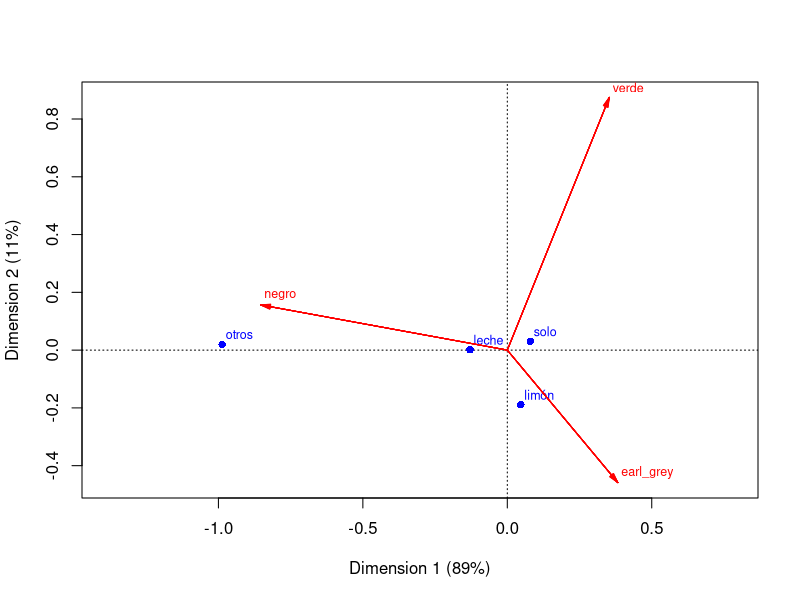
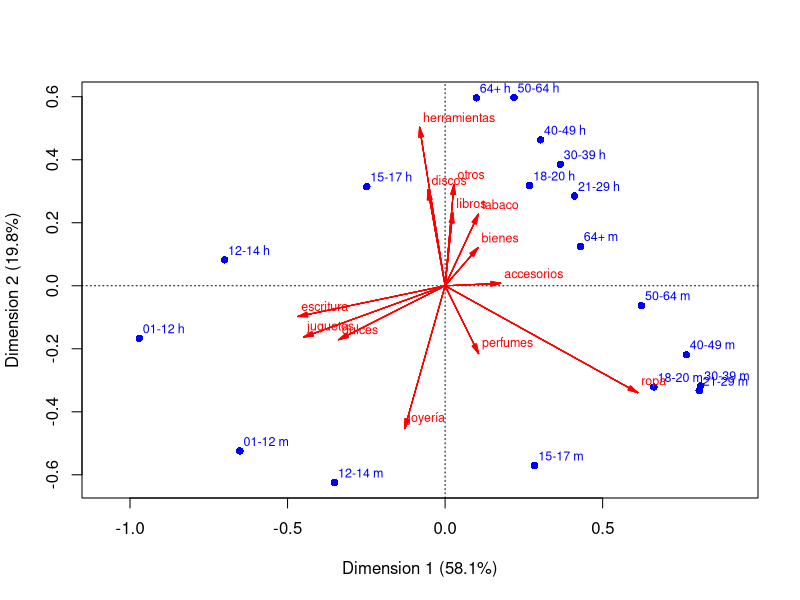
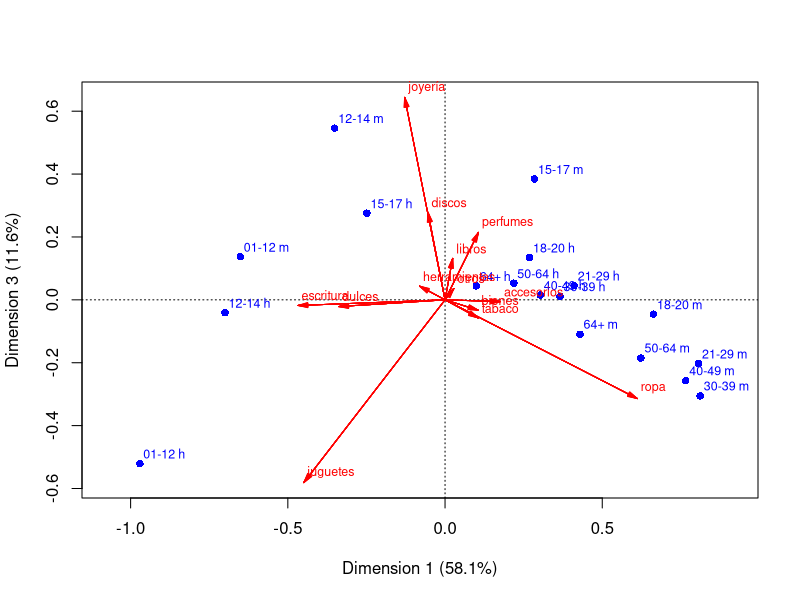

Generate these figures, in order, with R:
## ---- chunk 1
library(tidyverse)
library(lubridate)
library(kableExtra)
## ---- chunk 2
# cargamos y traducimos los datos
te_tbl <- read_csv("./datos/tea.csv") |> 
   mutate(id = row_number()) |> 
   select(id, Tea, How, sugar, how, price, age) |> 
   rename(tipo = Tea, complementos = How, azucar = sugar, 
          presentacion = how, precio = price, edad = age) |> 
   mutate(tipo = recode(tipo, black = "negro", green = "verde", `Earl Grey` = "earl_grey"),
          complementos = recode(complementos, alone = "solo", milk = "leche", 
                                lemon = "limón", .default = "otros"),
          azucar = recode(azucar, sugar = "con_azúcar", No.sugar = "sin_azúcar"),
          presentacion = recode(presentacion, `tea bag`="bolsa", 
                                unpackaged = "suelto", .default = "mixto"),
          precio = recode(precio, p_upscale = "fino", p_branded = "de_marca",
                          p_private_label = "marca_propia", p_variable = "variable",
                          .default = "no_sabe"))
sample_n(te_tbl, 10) |> kable()
## ---- chunk 3
tabla_1 <- te_tbl |> count(tipo) |> 
   arrange(desc(n))
tabla_1 |> kable()
## ---- chunk 4
tabla_2 <- te_tbl |> 
   count(tipo) |> 
   mutate(n_total = sum(n), prop = n / n_total) |> 
   select(tipo, n_total, prop) |> 
   mutate(across(where(is.numeric), round, 2)) |> 
   arrange(desc(prop))
tabla_2 |> kable()
## ---- chunk 5
perfiles_col_tbl <- te_tbl |> select(id, tipo, complementos, presentacion, azucar) |> 
   pivot_longer(cols = tipo:azucar, names_to = "variable", values_to = "valor") |> 
   count(variable, valor) |> 
   group_by(variable) |> 
   mutate(n_total = sum(n), prop = n / n_total) |>
   mutate(prop = round(prop, 2)) |> 
   arrange(desc(prop), .by_group = TRUE)
perfiles_col_tbl |> kable()
## ---- chunk 6
perfiles_col_tbl |> 
   ungroup() |> 
   select(-variable, -n_total) |> 
   kable() |>  
   pack_rows(index = table(perfiles_col_tbl$variable))
## ---- chunk 7
perfiles_col_tbl <- te_tbl |> count(complementos, tipo) |> 
   group_by(tipo) |> 
   mutate(prop = n / sum(n)) |>
   group_by(complementos) |> 
   select(-n) |> 
   pivot_wider(names_from = tipo, values_from = prop, values_fill = 0)
perfiles_col_tbl |>  kable(digits = 2, caption = "Perfiles por columna")
## ---- chunk 8
comp_tbl <- te_tbl |> count(complementos) |> mutate(total = n / sum(n))
perfiles_col_tbl <- left_join(perfiles_col_tbl, comp_tbl) |> 
      arrange(desc(total)) |> 
      select(-n)
perfiles_col_tbl |> kable(digits = 2)
## ---- chunk 9
res_tbl <- perfiles_col_tbl |> 
   mutate(across(where(is.numeric), ~ 100 * .x / total)) |> 
   select(-total)
res_tbl |> kable(digits = 0)
## ---- chunk 10
res_tbl <- perfiles_col_tbl |> 
   mutate(across(where(is.numeric) & !total, ~ 100 * .x / total - 100)) 
res_tbl |> kable(digits = 0)
## ---- chunk 11
res_tbl |>  mutate(across(where(is.numeric), round)) |> 
   mutate(across(where(is.numeric) & ! total, 
                 ~ cell_spec(.x, color = ifelse(.x > 10, "black", 
                                         ifelse(.x < -10, "red", "gray"))))) |>
   arrange(desc(total)) |> 
   kable(escape = FALSE) 
## ---- chunk 12
opts <- options(knitr.kable.NA = "")
res_tbl |>
   bind_rows(te_tbl |> count(tipo) |> 
                mutate(total = 1) |> 
                pivot_wider(names_from = tipo, values_from = n)) |> 
   mutate(across(where(is.numeric), round)) |> 
   mutate(across(where(is.numeric) & ! total, 
                 ~ cell_spec(.x, color = ifelse(.x > 10, "black", 
                                         ifelse(.x < -10, "red", "gray"))))) |>
   arrange(desc(total)) |> 
   kable(escape = FALSE) 
## ---- chunk 13
library(ca)
corr_te <- ca(table(te_tbl$complementos, te_tbl$tipo))
plot(corr_te, map = "rowgreen", arrows = c(FALSE, TRUE))
## ---- chunk 14
hurto_tbl <- read_csv("./datos/hurto.csv") |> 
   mutate(grupo = ifelse(grupo == "-12 h", "01-12 h", grupo),
          grupo = ifelse(grupo == "-12 m", "01-12 m", grupo))
hurto_tbl |> kable()
## ---- chunk 15
hurto_tbl |> 
   pivot_longer(cols = ropa:otros, names_to = "producto", values_to = "n") |> 
   group_by(producto) |> 
   summarise(n = sum(n)) |> 
   mutate(prop = n / sum(n)) |> 
   arrange(desc(prop)) |> 
   kable(digits = 2)
## ---- chunk 16
grupos_tbl <- hurto_tbl |> 
   pivot_longer(cols = ropa:otros, names_to = "producto", values_to = "n") |> 
   group_by(grupo) |> 
   summarise(n = sum(n)) |> 
   mutate(prop = n / sum(n)) |> 
   arrange(desc(prop))
grupos_tbl |> kable(digits = 2)
## ---- chunk 17
hurto_df <- as.data.frame(hurto_tbl)
rownames(hurto_df) <- hurto_tbl$grupo
hurto_df$grupo <- NULL
corr_hurto <- ca(hurto_df)
grafica_datos <- plot(corr_hurto, map = "rowgreen", arrows = c(FALSE, TRUE))
## ---- chunk 18
perfiles_hurto_tbl <- hurto_tbl |> 
   pivot_longer(cols = ropa:otros, names_to = "producto", values_to = "n") |> 
   group_by(producto) |> 
   mutate(prop = n / sum(n)) |> 
   select(-n) |> 
   pivot_wider(names_from = producto, values_from = prop) 
perfiles_hurto_tbl |> 
   select(-bienes, -discos, -perfumes) |> 
   kable(digits = 2) |> 
   kable_styling(font_size = 10)
## ---- chunk 19
res_hurto_tbl <- left_join(perfiles_hurto_tbl, grupos_tbl |> rename(total = prop)) |> 
    select(-n) |> 
    select(-bienes, -discos, -perfumes) |> 
    mutate(across(where(is.numeric) & !total, ~ .x / total - 1)) |> 
    mutate(across(where(is.numeric), round, 2)) 
res_hurto_tbl |> 
    mutate(across(where(is.numeric) & ! total, 
                 ~ cell_spec(.x, color = ifelse(.x > 0.2, "black", 
                                         ifelse(.x < -0.2, "red", "gray"))))) |>
    select(-total) |> 
    kable(escape = FALSE) |>
    kable_styling(font_size = 10)
## ---- chunk 20
res_hurto_tbl |> select("grupo", "escritura", "juguetes", "dulces", "joyería",
                         "herramientas", "otros", "libros", "tabaco", "accesorios", 
                         "ropa") |> 
    mutate(across(where(is.numeric), 
                 ~ cell_spec(.x, color = ifelse(.x > 0.2, "black", 
                                         ifelse(.x < -0.2, "red", "gray"))))) |>
    kable(escape = FALSE) |>
    kable_styling(font_size = 10)
## ---- chunk 21
plot(corr_hurto, dim = c(1, 3), map = "rowgreen", arrows = c(FALSE, TRUE))
